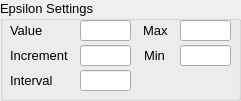
   <widget class="QGroupBox" name="groupBox_2">
    <property name="geometry">
     <rect>
      <x>190</x>
      <y>10</y>
      <width>241</width>
      <height>101</height>
     </rect>
    </property>
    <property name="font">
     <font>
      <pointsize>10</pointsize>
     </font>
    </property>
    <property name="title">
     <string>Epsilon Settings</string>
    </property>
    <widget class="QLineEdit" name="lineEpsilon_Interval">
     <property name="geometry">
      <rect>
       <x>80</x>
       <y>70</y>
       <width>51</width>
       <height>21</height>
      </rect>
     </property>
    </widget>
    <widget class="QLineEdit" name="lineEpsilon_Value">
     <property name="geometry">
      <rect>
       <x>80</x>
       <y>20</y>
       <width>51</width>
       <height>21</height>
      </rect>
     </property>
    </widget>
    <widget class="QLabel" name="label_16">
     <property name="geometry">
      <rect>
       <x>10</x>
       <y>45</y>
       <width>61</width>
       <height>20</height>
      </rect>
     </property>
     <property name="font">
      <font>
       <pointsize>10</pointsize>
      </font>
     </property>
     <property name="text">
      <string>Increment</string>
     </property>
     <property name="alignment">
      <set>Qt::AlignLeading|Qt::AlignLeft|Qt::AlignVCenter</set>
     </property>
    </widget>
    <widget class="QLabel" name="label_17">
     <property name="geometry">
      <rect>
       <x>10</x>
       <y>70</y>
       <width>61</width>
       <height>20</height>
      </rect>
     </property>
     <property name="font">
      <font>
       <pointsize>10</pointsize>
      </font>
     </property>
     <property name="text">
      <string>Interval</string>
     </property>
     <property name="alignment">
      <set>Qt::AlignLeading|Qt::AlignLeft|Qt::AlignVCenter</set>
     </property>
    </widget>
    <widget class="QLabel" name="label_18">
     <property name="geometry">
      <rect>
       <x>10</x>
       <y>20</y>
       <width>61</width>
       <height>20</height>
      </rect>
     </property>
     <property name="font">
      <font>
       <pointsize>10</pointsize>
      </font>
     </property>
     <property name="text">
      <string>Value</string>
     </property>
     <property name="alignment">
      <set>Qt::AlignLeading|Qt::AlignLeft|Qt::AlignVCenter</set>
     </property>
    </widget>
    <widget class="QLineEdit" name="lineEpsilon_Increment">
     <property name="geometry">
      <rect>
       <x>80</x>
       <y>45</y>
       <width>51</width>
       <height>21</height>
      </rect>
     </property>
    </widget>
    <widget class="QLineEdit" name="lineEpsilon_Max">
     <property name="geometry">
      <rect>
       <x>180</x>
       <y>20</y>
       <width>51</width>
       <height>21</height>
      </rect>
     </property>
    </widget>
    <widget class="QLineEdit" name="lineEpsilon_Min">
     <property name="geometry">
      <rect>
       <x>180</x>
       <y>45</y>
       <width>51</width>
       <height>21</height>
      </rect>
     </property>
    </widget>
    <widget class="QLabel" name="label_19">
     <property name="geometry">
      <rect>
       <x>143</x>
       <y>20</y>
       <width>31</width>
       <height>20</height>
      </rect>
     </property>
     <property name="font">
      <font>
       <pointsize>10</pointsize>
      </font>
     </property>
     <property name="text">
      <string>Max</string>
     </property>
     <property name="alignment">
      <set>Qt::AlignLeading|Qt::AlignLeft|Qt::AlignVCenter</set>
     </property>
    </widget>
    <widget class="QLabel" name="label_20">
     <property name="geometry">
      <rect>
       <x>144</x>
       <y>45</y>
       <width>31</width>
       <height>20</height>
      </rect>
     </property>
     <property name="font">
      <font>
       <pointsize>10</pointsize>
      </font>
     </property>
     <property name="text">
      <string>Min</string>
     </property>
     <property name="alignment">
      <set>Qt::AlignLeading|Qt::AlignLeft|Qt::AlignVCenter</set>
     </property>
    </widget>
   </widget>
